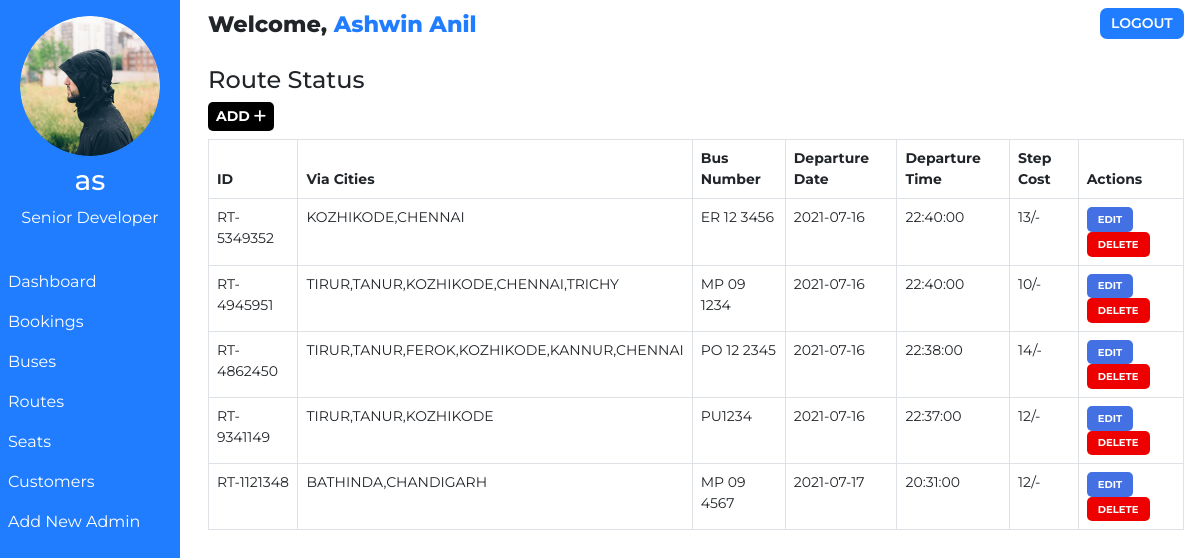
The app's page /admin/route.php (signed in), older data.
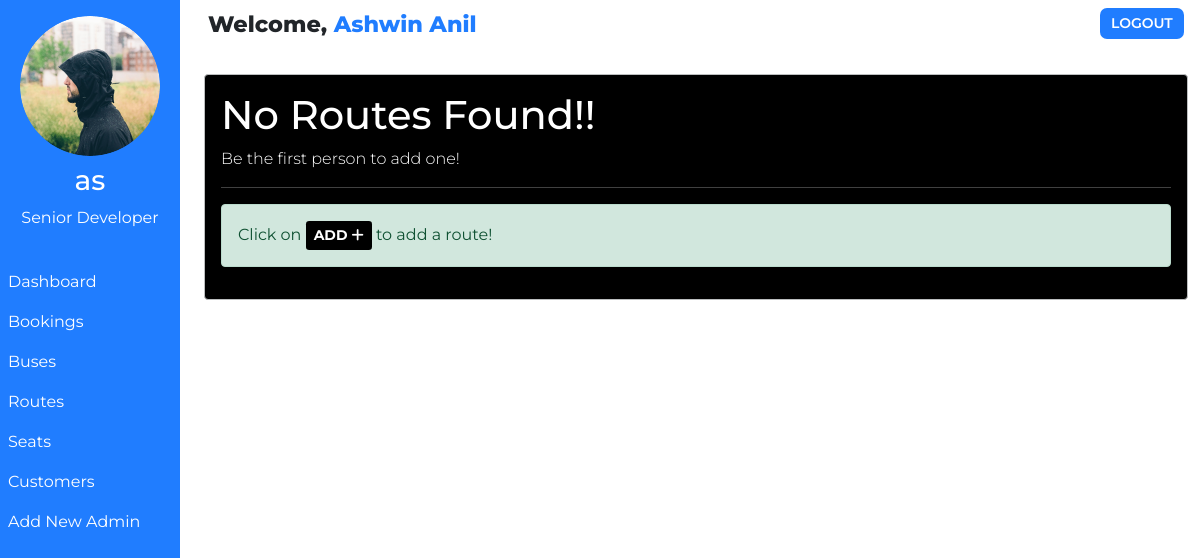
The same page, newer data.
### tables this page shows
CREATE TABLE `users` (
  `user_id` int(11) NOT NULL,
  `user_fullname` varchar(100) NOT NULL,
  `user_name` varchar(30) NOT NULL,
  `user_password` varchar(255) NOT NULL,
  `user_created` datetime NOT NULL DEFAULT current_timestamp()
);

CREATE TABLE `routes` (
  `id` int(100) NOT NULL,
  `route_id` varchar(255) NOT NULL,
  `bus_no` varchar(255) NOT NULL,
  `route_cities` varchar(255) NOT NULL,
  `route_dep_date` date NOT NULL,
  `route_dep_time` time NOT NULL,
  `route_step_cost` int(100) NOT NULL,
  `route_created` datetime NOT NULL DEFAULT current_timestamp()
);

### admin/route.php (the view, shortened to what this page needs)
<!DOCTYPE html>
<html lang="en">
<head>
    <link href="https://cdn.jsdelivr.net/npm/bootstrap@5.0.1/dist/css/bootstrap.min.css" rel="stylesheet">
</head>
<body>
    <?php require '../assets/partials/_admin-header.php';?>
        <?php
            $resultSql = "SELECT * FROM `routes` ORDER BY route_created DESC";
            $resultSqlResult = mysqli_query($conn, $resultSql);
            if(!mysqli_num_rows($resultSqlResult)){ ?>
                <div class="container mt-4">
                    <div id="noRoutes" class="alert alert-dark " role="alert">
                        <h1 class="alert-heading">No Routes Found!!</h1>
                        <p class="fw-light">Be the first person to add one!</p>
                        <hr>
                        <div id="addRouteAlert" class="alert alert-success" role="alert">
                                Click on <button id="add-button" class="button btn-sm"type="button"data-bs-toggle="modal" data-bs-target="#addModal">ADD <i class="fas fa-plus"></i></button> to add a route!
                        </div>
                    </div>
                </div>
            <?php }
            else { ?>
                <section id="route">
                    <div id="head">
                        <h4>Route Status</h4>
                    </div>
                    <div id="route-results">
                        <div>
                            <button id="add-button" class="button btn-sm"type="button"data-bs-toggle="modal" data-bs-target="#addModal">ADD <i class="fas fa-plus"></i></button>
                        </div>
                        <table class="table table-hover table-bordered">
                            <thead>
                                <th>ID</th>
                                <th>Via Cities</th>
                                <th>Bus Number</th>
                                <th>Departure Date</th>
                                <th>Departure Time</th>
                                <th>Step Cost</th>
                                <th>Actions</th>
                            </thead>
                            <?php
                                while($row = mysqli_fetch_assoc($resultSqlResult))
                                {
                                    $id = $row["id"];
                                    $route_id = $row["route_id"];
                                    $route_cities = $row["route_cities"];
                                    $route_dep_time = $row["route_dep_time"];
                                    $route_dep_date = $row["route_dep_date"];
                                    $route_step_cost = $row["route_step_cost"];
                                    $bus_no = $row["bus_no"];
                                        ?>
                                    <tr>
                                        <td>
                                            <?php
                                                echo $route_id;
                                            ?>
                                        </td>
                                        <td>
                                            <?php
                                                echo $route_cities;
                                            ?>
                                        </td>
                                        <td>
                                            <?php
                                                echo $bus_no;
                                            ?>
                                        </td>
                                        <td>
                                            <?php
                                                echo $route_dep_date;
                                            ?>
                                        </td>
                                        <td>
                                            <?php
                                                echo $route_dep_time;
                                            ?>
                                        </td>
                                        <td>
                                            <?php
                                                echo $route_step_cost;?>/-
                                        </td>
                                        <td>
                                            <button class="button edit-button " data-link="<?php echo $_SERVER['REQUEST_URI']; ?>" data-id="<?php
                                                echo $id;?>" data-cities="<?php
                                                echo $route_cities;?>" data-cost="<?php
                                                echo $route_step_cost;?>" data-date="<?php
                                                echo $route_dep_date;
                                            ?>" data-time="<?php
                                            echo $route_dep_time;
                                            ?>" data-busno="<?php
                                            echo $bus_no;
                                            ?>"
                                            >Edit</button>
                                            <button class="button delete-button" data-bs-toggle="modal" data-bs-target="#deleteModal" data-id="<?php
                                                echo $id;?>">Delete</button>
                                        </td>
                                    </tr>
                                <?php
                                }
                            ?>
                        </table>
                    </div>
                    </section>
                <?php  }
            ?>
            </div>
    </main>
</body>
</html>

### assets/partials/_admin-header.php (shortened to what this page needs)
<?php
    $conn = db_connect();
    $user_id = $_SESSION['user_id'];
    $sql = "SELECT * FROM users WHERE user_id = $user_id";
    $result = mysqli_query($conn, $sql);
    if($row = mysqli_fetch_assoc($result))
    {
        $user_fullname = $row["user_fullname"];
        $user_name = $row["user_name"];
    }
?>
    <main id="container">
        <div id="sidebar">
            <div>
                <img class="adminDp" src="../assets/img/admin_pic.jpg" alt="Admin Profile Pic">
                <h3>
                    <?php  echo $user_name;  ?>
                </h3>
                <p>Senior Developer</p>
            </div>
            <ul id="options">
                <li class="option">
                    <a href="./dashboard.php">
                        Dashboard
                    </a>
                </li>
                <li class="option">
                    <a href="./booking.php">
                        Bookings
                    </a>
                </li>
                <li class="option">
                    <a href="./bus.php">
                        Buses
                    </a>
                </li>
                <li class="option">
                    <a href="./route.php">
                        Routes
                    </a>
                </li>
                <li class="option">
                    <a href="./seat.php">
                        Seats
                    </a>
                </li>
                <li class="option">
                    <a href="./customer.php">
                        Customers
                    </a>
                </li>
                <li class="option">
                    <a href="./signup.php">
                        Add New Admin
                    </a>
                </li>
            </ul>
        </div>
        <div id="main-content">
            <section id="welcome">
                <ul>
                    <li class="welcome-item">Welcome,
                        <span id="USER">
                            <?php
                                echo $user_fullname;
                            ?>
                        </span>
                    </li>
                    <li class="welcome-item">
                        <button id="logout" class="btn-sm">
                            <a href="../assets/partials/_logout.php">LOGOUT</a>
                        </button>
                    </li>
                </ul>
            </section>

### assets/styles/admin.php (style rules this page uses)
body { margin: 0; box-sizing: border-box; font-family: 'Montserrat', sans-serif; background-color: white; }
html { scroll-behavior: smooth; }
*, *::after, *::before { box-sizing: inherit; }
#USER { color: #207DFF; }
.adminDp { border-radius: 50%; }
#welcome { background-color: white; }
#welcome ul { display: flex; justify-content: space-between; list-style-type: none; padding: 0; margin: 0; }
#welcome li { margin: 0 1rem; padding: 0.5rem 0; }
#welcome li:first-child { font-weight: 800; font-size: 1.4rem; }
#logout { padding: 0.3rem 0.7rem; background-color: #207DFF; font-weight: 600; outline: none; border: none; border-radius: 7px; }
#logout a { color: white; text-decoration: none; }
@media only screen and (min-width:1000px) { #sidebar { text-align: center; background-color: #207DFF; color: white; width: 15%; position: fixed; top: 0%; padding-top: 1rem; z-index: 2; height: 100vh; } }
@media only screen and (min-width:1000px) { #sidebar h3 { margin: 0.5rem 0; } }
@media only screen and (min-width:1000px) { #sidebar p { margin: 0; } }
@media only screen and (min-width:1000px) { #sidebar ul { margin-top: 2rem; } }
@media only screen and (min-width:1000px) { #options { list-style-type: none; text-align: left; padding-left: 0; } }
@media only screen and (min-width:1000px) { .option a { display: block; padding: 0.5rem; text-decoration: none; color: inherit; } }
@media only screen and (min-width:1000px) { #main-content { margin-left: 16%; } }

### assets/styles/admin-options.php (style rules this page uses)
* { font-family: Montserrat; }
.button { border: none; font-weight: bold; text-transform: uppercase; }
#add-button { background-color: black; color: white; }
#noRoutes, #noCustomers { background-color: black; color: white; }
#booking #head, #customer #head, #route #head, #seat #head, #bus #head { padding-top: 1rem; }
#booking, #customer, #route, #bus, #seat { padding: 0 1rem; }
#booking-results > div, #customer-results > div, #route-results > div, #bus-results > div { margin-bottom: 0.5rem; }
#booking-results button, #customer-results button, #route button, #bus-results button { border-radius: 5px; }
#route table { width: 100%; }
table { font-size: 14px; }
#bus .edit-button, #bus .delete-button, #route .edit-button, #route .delete-button, #customer .edit-button, #customer .delete-button { padding: 0.3rem 0.7rem; }
table th,td { padding-left: 0.3rem; }
table button { color: white; }
.edit-button { background-color: #4370E2; }
.delete-button { background-color: #EF0000; }
.edit-button, .delete-button { font-size: 10px }

Row changes from the older to the newer data that the page shows:
removed routes: route "RT-5349352", route_cities "KOZHIKODE,CHENNAI", bus_no "ER 12 3456", route_dep_date "2021-07-16", route_dep_time "22:40:00", route_step_cost "13"
removed routes: route "RT-4945951", route_cities "TIRUR,TANUR,KOZHIKODE,CHENNAI,TRICHY", bus_no "MP 09 1234", route_dep_date "2021-07-16", route_dep_time "22:40:00", route_step_cost "10"
removed routes: route "RT-4862450", route_cities "TIRUR,TANUR,FEROK,KOZHIKODE,KANNUR,CHENNAI", bus_no "PO 12 2345", route_dep_date "2021-07-16", route_dep_time "22:38:00", route_step_cost "14"
removed routes: route "RT-9341149", route_cities "TIRUR,TANUR,KOZHIKODE", bus_no "PU1234", route_dep_date "2021-07-16", route_dep_time "22:37:00", route_step_cost "12"
removed routes: route "RT-1121348", route_cities "BATHINDA,CHANDIGARH", bus_no "MP 09 4567", route_dep_date "2021-07-17", route_dep_time "20:31:00", route_step_cost "12"
Text that changed along with them:
text no longer shown: "Route Status ID Via Cities Bus Number Departure Date Departure Time Step Cost Actions"
text now shown: "No Routes Found!! Be the first person to add one! Click on to add a route!"
